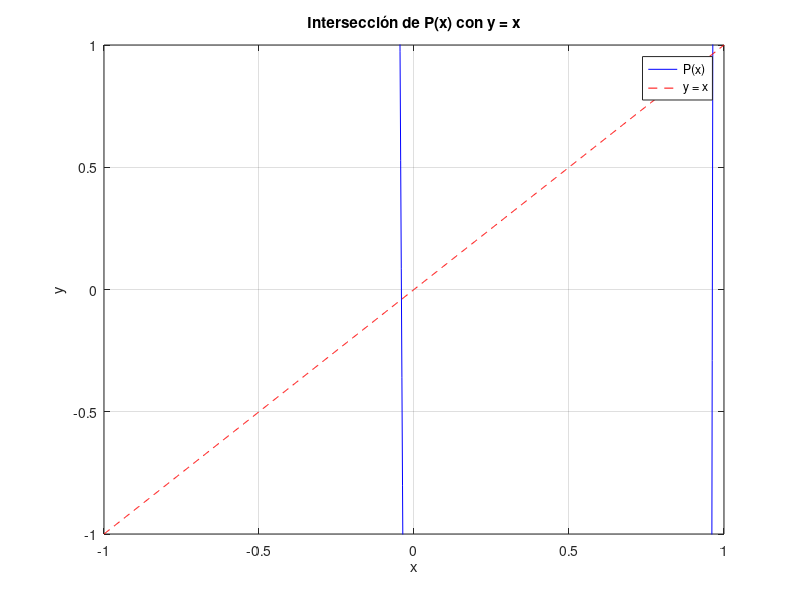

MATLAB code to generate this figure: (Note: this script raises an error after producing the figure.)
P = @(x) 230 * x.^4 + 18 * x.^3 + 9 * x.^2 - 221 * x - 9;
t = linspace(-1, 1, 1000);
y_identity = @(x) x;

figure();
plot(t, P(t), 'b', t, y_identity(t), 'r--');
legend('P(x)', 'y = x');
xlabel('x');
ylabel('y');
title('Intersección de P(x) con y = x');
grid on;
axis([-1 1 -1 1]); % ajustás la escala para ver bien la intersección

f = @(x) 230 * x.^4 + 18 * x.^3 + 9 * x.^2 - 222 * x - 9;
df = @(x)  4 * 230 * x.^3 + 3 * 18 * x.^2 + 2 * 9 * x.^1 - 222;

% Metodos de octave
%x1_O = fzero(f, -0.9);
%x2_O = fzero(f, 0.9);

%printf("x= %.6f", x1_O, x2_O);

kmax=1000;
tol = 1e-6;

[x1, h1] = newton(f, df, -0.05, kmax, tol)
[x2, h2] = newton(f, df, 0.94, kmax, tol)

printf("x= %.6f", x1, x2);

